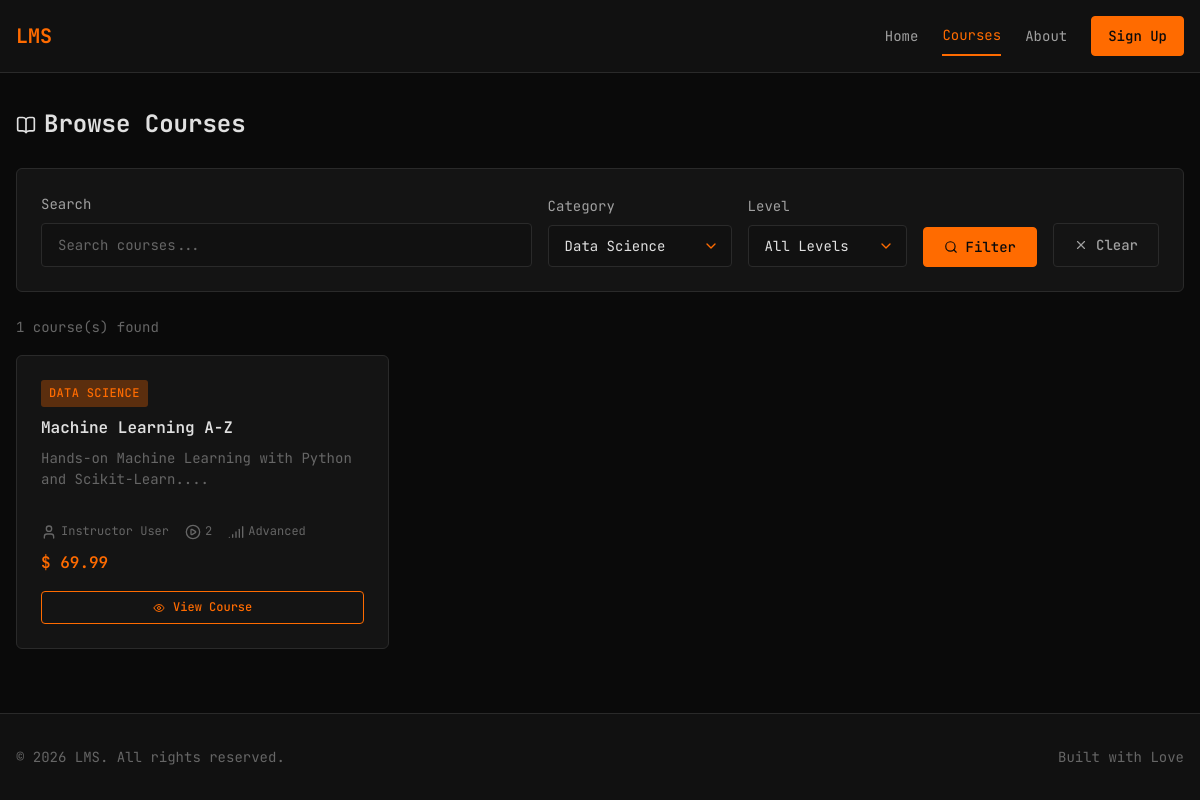
The page /courses.php?category=3 on the database its author committed.
### tables this page shows
CREATE TABLE courses (
    id INT AUTO_INCREMENT PRIMARY KEY,
    title VARCHAR(200) NOT NULL,
    description TEXT,
    category_id INT,
    instructor_id INT,
    price DECIMAL(10,2) DEFAULT 0.00,
    duration VARCHAR(50),
    level ENUM('beginner', 'intermediate', 'advanced') DEFAULT 'beginner',
    created_at TIMESTAMP DEFAULT CURRENT_TIMESTAMP,
    FOREIGN KEY (category_id) REFERENCES categories(id) ON DELETE SET NULL,
    FOREIGN KEY (instructor_id) REFERENCES users(id) ON DELETE SET NULL
);

CREATE TABLE categories (
    id INT AUTO_INCREMENT PRIMARY KEY,
    name VARCHAR(100) NOT NULL,
    description TEXT
);

CREATE TABLE users (
    id INT AUTO_INCREMENT PRIMARY KEY,
    name VARCHAR(100) NOT NULL,
    email VARCHAR(150) NOT NULL UNIQUE,
    password VARCHAR(255) NOT NULL,
    role ENUM('admin', 'instructor', 'student') NOT NULL DEFAULT 'student',
    bio TEXT,
    experience TEXT,
    verified TINYINT(1) NOT NULL DEFAULT 1,
    created_at TIMESTAMP DEFAULT CURRENT_TIMESTAMP
);

### config/auth.php (called while the page is built, shortened)
<?php
function e($string)
{
    return htmlspecialchars($string, ENT_QUOTES, 'UTF-8');
}

### public/courses.php (the view, shortened to what this page needs)
<?php
require_once __DIR__ . '/../config/auth.php';
$pdo = getDBConnection();
$categoryFilter = isset($_GET['category']) ? (int) $_GET['category'] : 0;
$levelFilter = isset($_GET['level']) ? $_GET['level'] : '';
$search = isset($_GET['search']) ? trim($_GET['search']) : '';
$sql = "
    SELECT c.*, cat.name as category_name, u.name as instructor_name,
           (SELECT COUNT(*) FROM lessons WHERE course_id = c.id) as lesson_count
    FROM courses c
    LEFT JOIN categories cat ON c.category_id = cat.id
    LEFT JOIN users u ON c.instructor_id = u.id
    WHERE 1=1
";
$params = [];
if ($categoryFilter > 0) {
    $sql .= " AND c.category_id = ?";
    $params[] = $categoryFilter;
}
$sql .= " ORDER BY c.created_at DESC";
$stmt = $pdo->prepare($sql);
$stmt->execute($params);
$courses = $stmt->fetchAll();
$categories = $pdo->query("SELECT * FROM categories ORDER BY name")->fetchAll();
$enrolledCourseIds = [];
include __DIR__ . '/../includes/header.php';
include __DIR__ . '/../includes/navbar.php';
?>
<main class="main-content">
    <div class="container">
        <div class="flex flex-between flex-center mb-3">
            <h1 class="page-title">
                <i data-lucide="book-open"></i>
                <span>Browse Courses</span>
            </h1>
        </div>
        <div class="card mb-3">
            <form method="GET" action="" class="filter-form">
                <div class="form-group form-group-flex">
                    <label class="form-label" for="search">Search</label>
                    <input type="text" id="search" name="search" class="form-input" placeholder="Search courses..."
                        value="<?php echo e($search); ?>">
                </div>
                <div class="form-group form-group-inline">
                    <label class="form-label" for="category">Category</label>
                    <select id="category" name="category" class="form-input">
                        <?php foreach ($categories as $cat): ?>
                            <option value="<?php echo $cat['id']; ?>" <?php echo $categoryFilter == $cat['id'] ? 'selected' : ''; ?>>
                                <?php echo e($cat['name']); ?>
                            </option>
                        <?php endforeach; ?>
                    </select>
                </div>
                <div class="form-group form-group-inline">
                    <label class="form-label" for="level">Level</label>
                    <select id="level" name="level" class="form-input">
                        <option value="">All Levels</option>
                    </select>
                </div>
                <button type="submit" class="btn btn-primary">
                    <i data-lucide="search"></i> Filter
                </button>
                <?php if ($categoryFilter || $levelFilter || $search): ?>
                    <a href="<?php echo BASE_PATH; ?>/public/courses.php" class="btn btn-ghost">
                        <i data-lucide="x"></i> Clear
                    </a>
                <?php endif; ?>
            </form>
        </div>
        <?php if (empty($courses)): ?>
            <div class="card">
                <p class="text-dim text-center">
                    <i data-lucide="search"></i> No courses found.
                </p>
            </div>
        <?php else: ?>
            <p class="text-dim text-sm mb-2">
                <?php echo count($courses); ?> course(s) found
            </p>
            <div class="grid grid-3">
                <?php foreach ($courses as $course):
                    $isEnrolled = in_array($course['id'], $enrolledCourseIds);
                ?>
                    <div class="card course-card">
                        <div class="flex flex-between flex-center">
                            <span class="badge badge-primary">
                                <?php echo e($course['category_name'] ?? 'Uncategorized'); ?>
                            </span>
                        </div>
                        <h3 class="course-title">
                            <?php echo e($course['title']); ?>
                        </h3>
                        <p class="text-sm text-dim course-desc">
                            <?php echo e(substr($course['description'] ?? '', 0, 100)); ?>...
                        </p>
                        <div class="card-meta">
                            <span><i data-lucide="user"></i>
                                <?php echo e($course['instructor_name'] ?? 'TBA'); ?>
                            </span>
                            <span><i data-lucide="play-circle"></i>
                                <?php echo $course['lesson_count']; ?>
                            </span>
                            <span><i data-lucide="signal"></i>
                                <?php echo ucfirst(e($course['level'])); ?>
                            </span>
                        </div>
                        <?php if (!$isEnrolled): ?>
                            <?php if ($course['price'] > 0): ?>
                                <p class="text-orange mt-1 price-text">$
                                    <?php echo number_format($course['price'], 2); ?>
                                </p>
                            <?php else: ?>
                                <p class="text-success mt-1 price-text">Free</p>
                            <?php endif; ?>
                        <?php endif; ?>
                        <?php if ($isEnrolled): ?>
                            <a href="<?php echo BASE_PATH; ?>/public/course-details.php?id=<?php echo $course['id']; ?>"
                                class="btn btn-primary btn-sm mt-2 w-full">
                                <i data-lucide="play"></i> Continue Learning
                            </a>
                        <?php else: ?>
                            <a href="<?php echo BASE_PATH; ?>/public/course-details.php?id=<?php echo $course['id']; ?>"
                                class="btn btn-secondary btn-sm mt-2 w-full">
                                <i data-lucide="eye"></i> View Course
                            </a>
                        <?php endif; ?>
                    </div>
                <?php endforeach; ?>
            </div>
        <?php endif; ?>
    </div>
</main>
<?php include __DIR__ . '/../includes/footer.php'; ?>

### assets/css/style.css (style rules this page uses)
:root { --bg-primary: #0a0a0a; --bg-secondary: #111111; --bg-tertiary: #1a1a1a; --bg-card: #141414; --orange-primary: #ff6b00; --orange-secondary: #ff8c00; --orange-dim: #cc5500; --orange-glow: rgba(255, 107, 0, 0.3); --text-primary: #e0e0e0; --text-secondary: #a0a0a0; --text-dim: #666666; --border-color: #2a2a2a; --success: #00cc66; --error: #ff3333; --warning: #ffcc00; --font-mono: 'JetBrains Mono', 'Consolas', 'Monaco', monospace; }
*, *::before, *::after { box-sizing: border-box; margin: 0; padding: 0; }
html { font-size: 16px; scroll-behavior: smooth; }
body { font-family: var(--font-mono); background-color: var(--bg-primary); color: var(--text-primary); line-height: 1.6; min-height: 100vh; }
a { color: var(--orange-primary); text-decoration: none; transition: color 0.2s ease; }
.container { max-width: 1200px; margin: 0 auto; padding: 0 1rem; }
.main-content { flex: 1; padding: 2rem 0; }
.btn { display: inline-flex; align-items: center; justify-content: center; gap: 0.5rem; padding: 0.625rem 1.25rem; font-family: var(--font-mono); font-size: 0.875rem; font-weight: 500; border: 1px solid transparent; border-radius: 4px; cursor: pointer; transition: all 0.2s ease; text-decoration: none; }
.btn-primary { background-color: var(--orange-primary); color: var(--bg-primary); border-color: var(--orange-primary); }
.btn-secondary { background-color: transparent; color: var(--orange-primary); border-color: var(--orange-primary); }
.btn-ghost { background-color: transparent; color: var(--text-secondary); border-color: var(--border-color); }
.btn-sm { padding: 0.375rem 0.75rem; font-size: 0.75rem; }
.card { background-color: var(--bg-card); border: 1px solid var(--border-color); border-radius: 6px; padding: 1.5rem; transition: border-color 0.2s ease; }
.form-group { margin-bottom: 1.25rem; }
.form-label { display: block; margin-bottom: 0.5rem; font-size: 0.875rem; color: var(--text-secondary); }
.form-input { width: 100%; padding: 0.75rem 1rem; font-family: var(--font-mono); font-size: 0.875rem; color: var(--text-primary); background-color: var(--bg-secondary); border: 1px solid var(--border-color); border-radius: 4px; transition: border-color 0.2s ease, box-shadow 0.2s ease; }
.form-input::placeholder { color: var(--text-dim); }
select.form-input { cursor: pointer; appearance: none; -webkit-appearance: none; -moz-appearance: none; background-repeat: no-repeat; background-position: right 0.75rem center; background-size: 1rem; padding-right: 2.5rem; }
select.form-input option { background-color: var(--bg-card); color: var(--text-primary); }
.badge { display: inline-flex; align-items: center; padding: 0.25rem 0.5rem; font-size: 0.75rem; font-weight: 500; border-radius: 3px; text-transform: uppercase; letter-spacing: 0.03em; }
.badge-primary { background-color: var(--orange-glow); color: var(--orange-primary); }
.grid { display: grid; gap: 1.5rem; }
.grid-3 { grid-template-columns: repeat(3, 1fr); }
.course-card { display: flex; flex-direction: column; }
.course-card .card-meta { display: flex; gap: 1rem; margin-top: auto; padding-top: 1rem; font-size: 0.75rem; color: var(--text-dim); }
.course-card .card-meta span { display: flex; align-items: center; gap: 0.25rem; }
.text-orange { color: var(--orange-primary); }
.text-dim { color: var(--text-dim); }
.text-sm { font-size: 0.875rem; }
.mt-1 { margin-top: 0.5rem; }
.mt-2 { margin-top: 1rem; }
.mb-2 { margin-bottom: 1rem; }
.mb-3 { margin-bottom: 1.5rem; }
.flex { display: flex; }
.flex-between { justify-content: space-between; }
.flex-center { align-items: center; }
svg.lucide { width: 1rem; height: 1rem; flex-shrink: 0; }
.btn svg.lucide { width: 0.875rem; height: 0.875rem; }
.btn-sm svg.lucide { width: 0.75rem; height: 0.75rem; }
.page-title { display: flex; align-items: center; gap: 0.5rem; font-size: 1.5rem; margin-bottom: 0; }
.page-title svg.lucide { width: 1.25rem; height: 1.25rem; }
.course-title { font-size: 1rem; margin: 0.5rem 0; font-weight: 600; }
.flex.flex-center svg.lucide { flex-shrink: 0; }
.filter-form { display: flex; gap: 1rem; flex-wrap: wrap; align-items: flex-end; }
.w-full { width: 100%; }
.form-group-inline { margin-bottom: 0; }
.form-group-flex { margin-bottom: 0; flex: 1; min-width: 200px; }
.course-desc { margin-bottom: 1rem; line-height: 1.5; }
.price-text { font-weight: 600; }

### rows shown on the page
courses: category.name "DATA SCIENCE", title "Machine Learning A-Z", description "Hands-on Machine Learning with Python and Scikit-Learn.", instructor.name "Instructor User", lesson_count "2", level "Advanced", price "69.99"

### other values the page prints
count($courses) "1"
form field category "Data Science"
